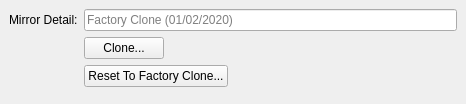
<?xml version="1.0" encoding="UTF-8"?>
<ui version="4.0">
 <class>GeneralSettingsPage</class>
 <widget class="QWidget" name="GeneralSettingsPage">
  <property name="geometry">
   <rect>
    <x>0</x>
    <y>0</y>
    <width>466</width>
    <height>104</height>
   </rect>
  </property>
  <property name="sizePolicy">
   <sizepolicy hsizetype="Preferred" vsizetype="Preferred">
    <horstretch>0</horstretch>
    <verstretch>0</verstretch>
   </sizepolicy>
  </property>
  <property name="windowTitle">
   <string>Form</string>
  </property>
  <layout class="QVBoxLayout" name="verticalLayout">
   <property name="spacing">
    <number>9</number>
   </property>
   <property name="sizeConstraint">
    <enum>QLayout::SetMinimumSize</enum>
   </property>
   <property name="leftMargin">
    <number>9</number>
   </property>
   <property name="topMargin">
    <number>9</number>
   </property>
   <property name="rightMargin">
    <number>9</number>
   </property>
   <property name="bottomMargin">
    <number>9</number>
   </property>
   <item>
    <layout class="QFormLayout" name="formLayout">
     <property name="sizeConstraint">
      <enum>QLayout::SetMinimumSize</enum>
     </property>
     <property name="fieldGrowthPolicy">
      <enum>QFormLayout::ExpandingFieldsGrow</enum>
     </property>
     <property name="horizontalSpacing">
      <number>6</number>
     </property>
     <property name="verticalSpacing">
      <number>6</number>
     </property>
     <item row="0" column="0">
      <widget class="QLabel" name="label">
       <property name="text">
        <string>Mirror Detail:</string>
       </property>
      </widget>
     </item>
     <item row="0" column="1">
      <widget class="QLineEdit" name="cloneDetailLineEdit">
       <property name="readOnly">
        <bool>true</bool>
       </property>
       <property name="placeholderText">
        <string>Factory Clone (01/02/2020)</string>
       </property>
      </widget>
     </item>
     <item row="1" column="1">
      <widget class="QPushButton" name="updateClonePushButton">
       <property name="text">
        <string>Clone...</string>
       </property>
      </widget>
     </item>
     <item row="2" column="1">
      <widget class="QPushButton" name="resetToFactoryClonePushButton">
       <property name="text">
        <string>Reset To Factory Clone...</string>
       </property>
      </widget>
     </item>
     <item row="3" column="1">
      <spacer name="verticalSpacer">
       <property name="orientation">
        <enum>Qt::Vertical</enum>
       </property>
       <property name="sizeHint" stdset="0">
        <size>
         <width>20</width>
         <height>40</height>
        </size>
       </property>
      </spacer>
     </item>
    </layout>
   </item>
  </layout>
 </widget>
 <resources/>
 <connections/>
</ui>
